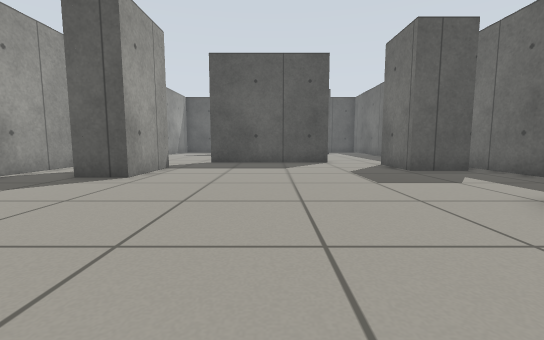
[1] (above)

18 first-person views from a walk through a robot-simulator world made for Gazebo. The camera is 0.5 m above the floor, tilts 6° down and sees 90° across. The floor is counted in squares, 0.5 m on a side. Each view is taken from the middle of a square. On the plan, view 1 faces up. The plan holds only what a view shows up to about 11 squares ahead; the rest is blank.

[2]
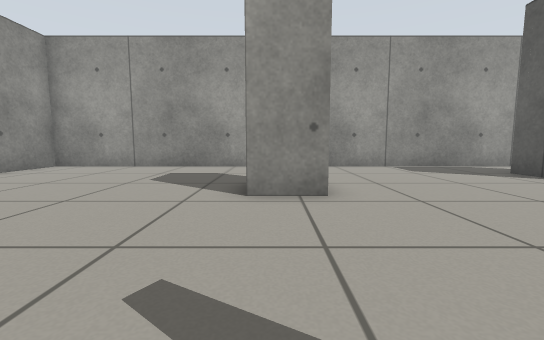

[3]
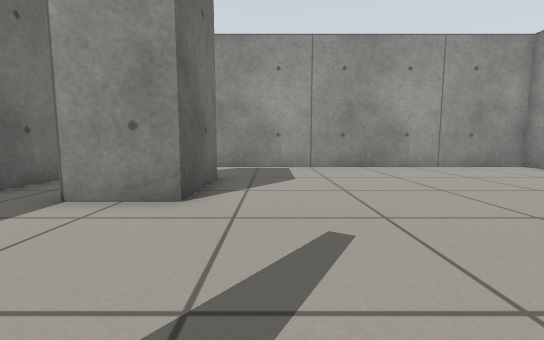

[4]
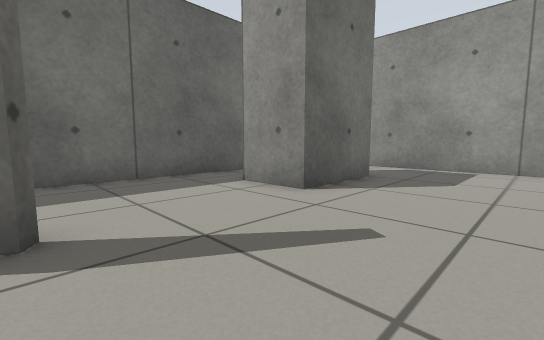

[5]
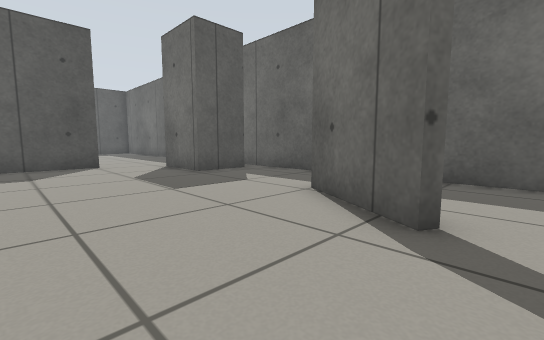

[6]
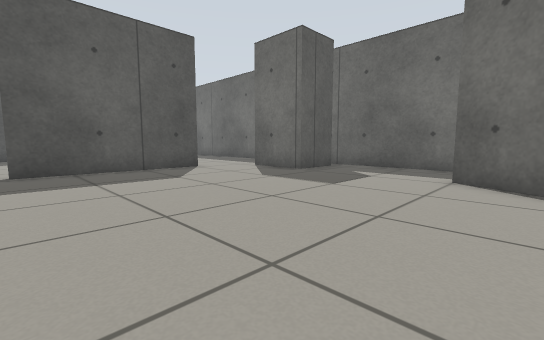

[7]
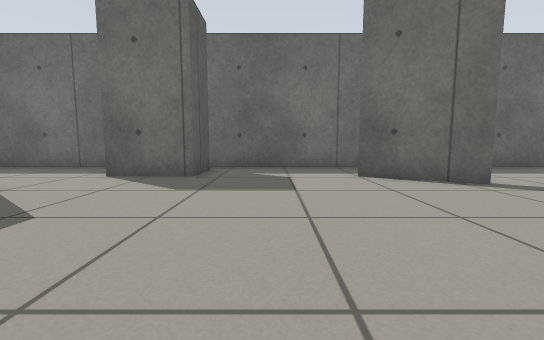

[8]
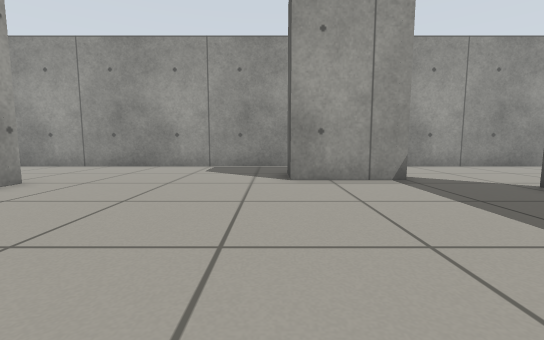

[9]
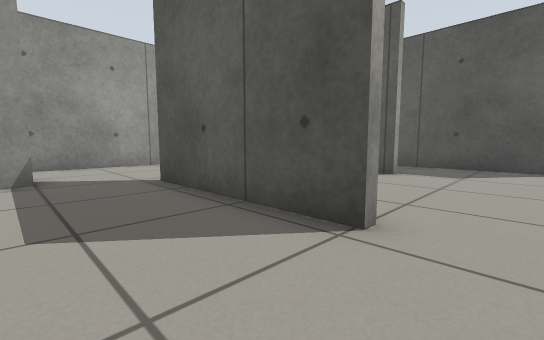

[10]
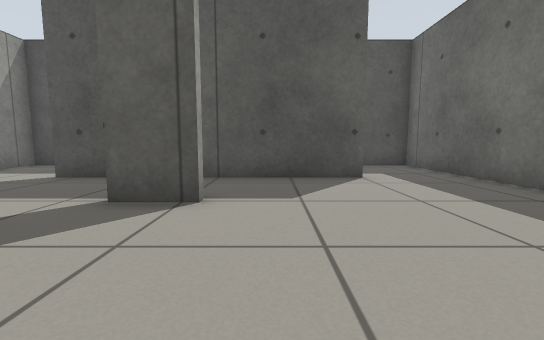

[11]
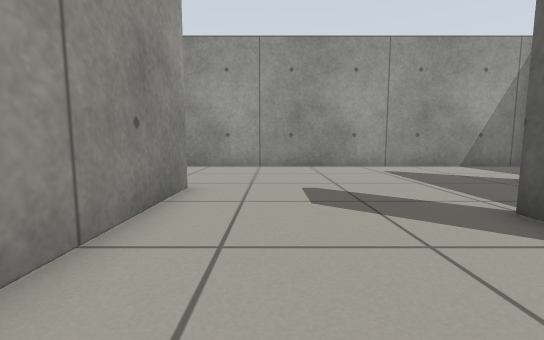

[12]
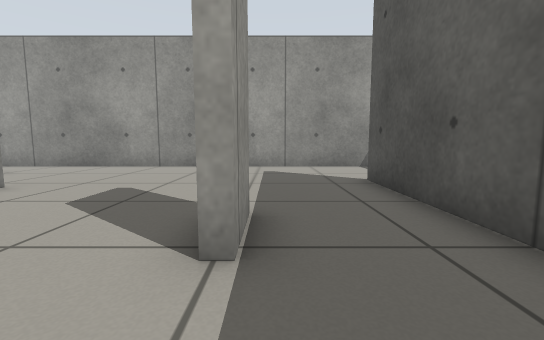

[13]
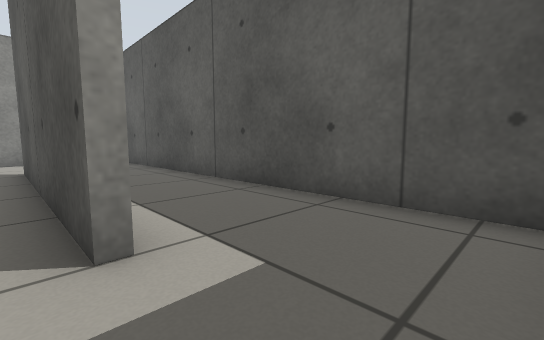

[14]
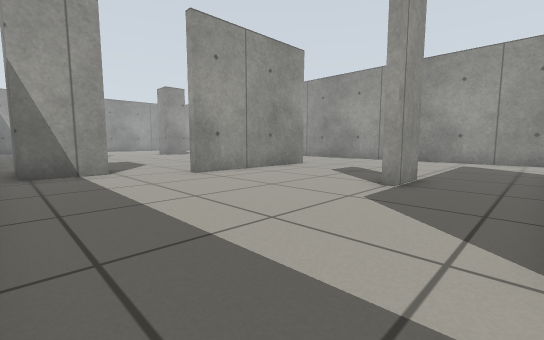

[15]
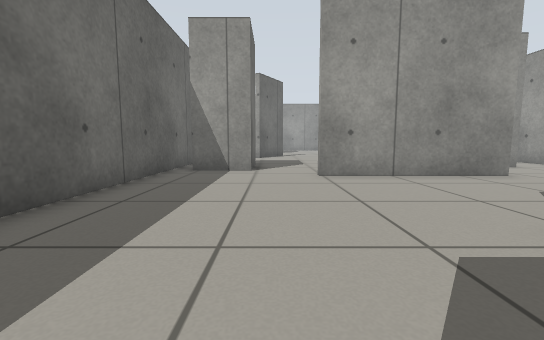

[16]
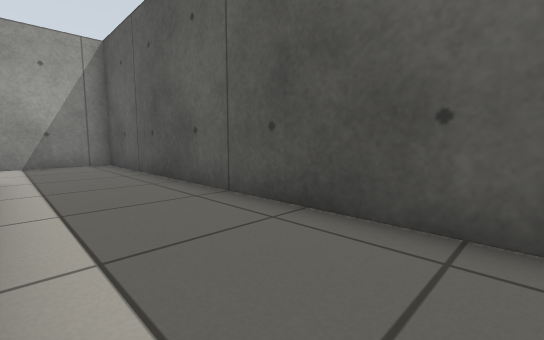

[17]
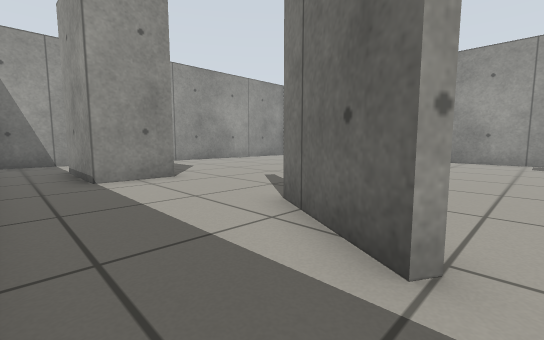

[18]
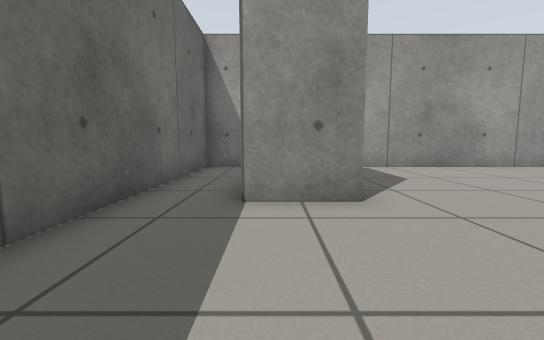

### Floor plan
Points are (right, up) in squares from view 1. A wall is a line through its corners. A room is listed if a view was taken in it or the views show most of it. See-through windows are left out.
Room 1 (views 1, 2, 3, 4, 5, 6, 7, 8, 9, 17, 18)
walls: (-1.9, 1.1) (-1.9, -0.5); (-3.5, 1) (-2.9, 1); (5, 4.5) (3.5, 1.8) (3.2, 1.9) (4.8, 4.6); (3.5, -5.5) (3.5, -2.4) (5.5, -2.4) (5.5, -5.5); (4.7, 9.2) (4.7, 11.7) (6.7, 11.7) (6.7, 9.2) (4.7, 9.2); (-4, 10.5) (-4, 7.5) (-5.5, 7.5); (2.6, 12.9) (-2.9, 12.9); (-7.8, 12.5) (-7.8, -8.7) (7.6, -8.7) (7.6, 12.4)
ways out: opening at (-5, 13) to room 2; opening at (5, 13) to room 2
Room 2 (views 10, 11, 12, 13, 14, 15)
walls: (0.9, 18.4) (-0.7, 18.4); (-0.7, 18.7) (0.9, 18.7); (-3, 13.2) (2.6, 13.2) (2.6, 12.9); (4.5, 21.5) (-4, 21.5); (7.6, 19.5) (7.6, 21.5); (7.6, 12.4) (7.6, 17.6); (-7.8, 21.5) (-7.8, 12.5)
ways out: opening at (-5, 13) to room 1; opening at (5, 13) to room 1; opening at (-5.5, 22) to room 3; opening at (6, 22) to room 3
Room 3 (view 16)
walls: (7.6, 21.5) (7.6, 25.2) (-7.8, 25.2) (-7.8, 21.5)
low walls: (4.5, 21.9) (4.5, 21.5)
ways out: opening at (-5.5, 22) to room 2; opening at (6, 22) to room 2

Where each view was taken, in squares from view 1:
view 1: 0 up, 0 right, facing up
view 2: 0 up, 3 right, facing left
view 3: 2 up, 2 right, facing down
view 4: 2 up, 0 right, facing down-right
view 5: 1 up, 0 right, facing up-right
view 6: 3 up, 3 left, facing up-right
view 7: 7 up, 3 left, facing right
view 8: 7 up, 3 right, facing left
view 9: 10 up, 4 right, facing up-left
view 10: 14 up, 2 right, facing up
view 11: 15 up, 3 right, facing left
view 12: 19 up, 3 right, facing left
view 13: 21 up, 7 right, facing up-left
view 14: 21 up, 7 right, facing down-left
view 15: 21 up, 4 right, facing down
view 16: 22 up, 5 right, facing up-left
view 17: 5 up, 7 right, facing down-left
view 18: 2 up, 5 right, facing down
